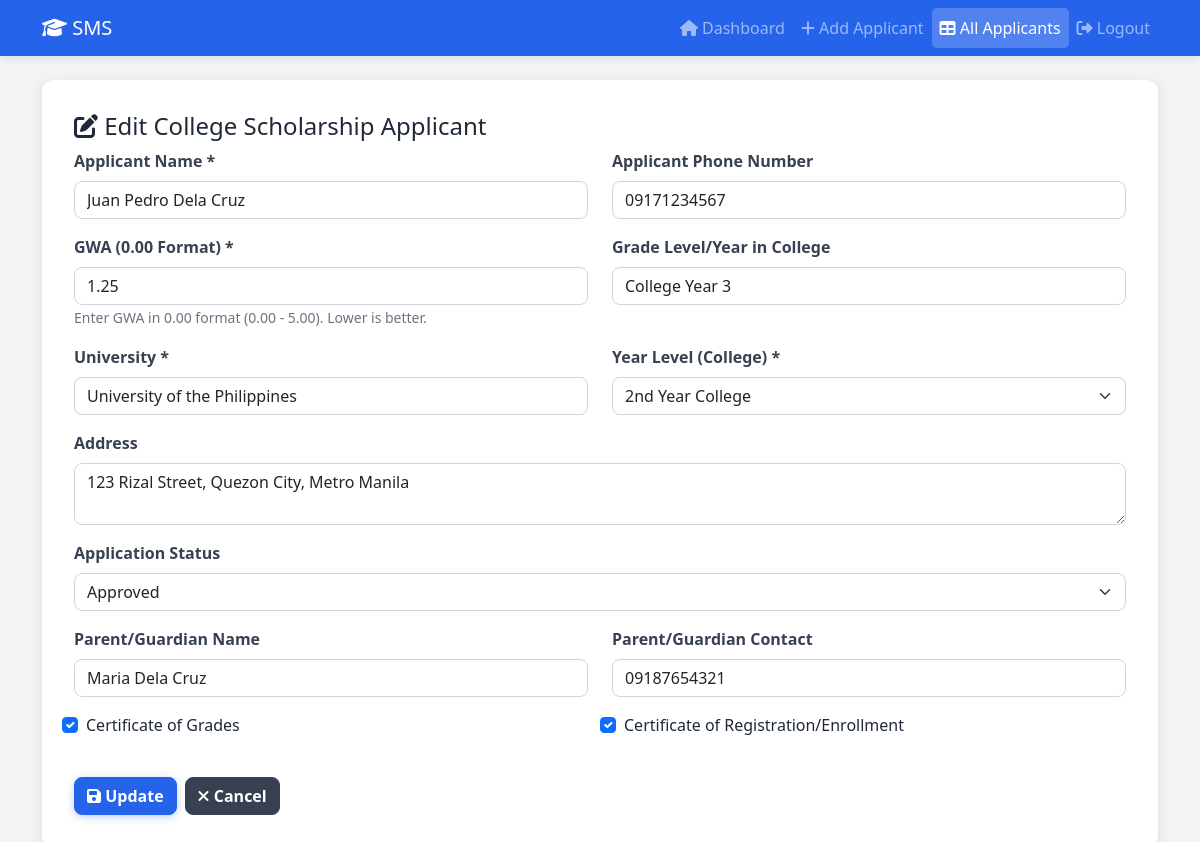
The app's page /edit.php?id=1 (signed in) with its own data.
### tables this page shows
CREATE TABLE IF NOT EXISTS scholarship_applications (
    id INT AUTO_INCREMENT PRIMARY KEY,
    applicant_name VARCHAR(100) NOT NULL,
    applicant_phone VARCHAR(20),
    gwa DECIMAL(3,2),
    grade_level VARCHAR(50),
    university VARCHAR(150),
    year_level ENUM('1st Year College', '2nd Year College', '3rd Year College', '4th Year College'),
    address TEXT,
    application_status ENUM('Pending', 'Under Review', 'Approved', 'Rejected', 'Requirements Incomplete') DEFAULT 'Pending',
    requirements_complete BOOLEAN DEFAULT 0,
    parent_guardian_name VARCHAR(100),
    parent_guardian_contact VARCHAR(20),
    certificate_of_grades_uploaded BOOLEAN DEFAULT 0,
    certificate_of_registration_uploaded BOOLEAN DEFAULT 0,
    last_updated TIMESTAMP DEFAULT CURRENT_TIMESTAMP ON UPDATE CURRENT_TIMESTAMP,
    completed_at TIMESTAMP NULL,
    created_at TIMESTAMP DEFAULT CURRENT_TIMESTAMP
);

### edit.php (the view, shortened to what this page needs)
<?php
require_once 'auth_check.php';
$id = $_GET['id'] ?? 0;
$stmt = $conn->prepare("SELECT * FROM scholarship_applications WHERE id = :id");
$stmt->execute(['id' => $id]);
$application = $stmt->fetch();
?>
<!DOCTYPE html>
<html lang="en">
<head>
    <link href="https://cdn.jsdelivr.net/npm/bootstrap@5.3.0/dist/css/bootstrap.min.css" rel="stylesheet">
    <link rel="stylesheet" href="https://cdnjs.cloudflare.com/ajax/libs/font-awesome/6.4.0/css/all.min.css">
    <link rel="stylesheet" href="css/style.css">
</head>
<body>
    <nav class="navbar navbar-expand-lg navbar-dark bg-blue">
        <div class="container">
            <a class="navbar-brand" href="dashboard.php"><i class="fas fa-graduation-cap"></i> SMS</a>
            <div class="collapse navbar-collapse">
                <ul class="navbar-nav ms-auto">
                    <li class="nav-item"><a class="nav-link" href="dashboard.php"><i class="fas fa-home"></i> Dashboard</a></li>
                    <?php if ($_SESSION['role'] == 'admin'): ?>
                    <li class="nav-item"><a class="nav-link" href="create.php"><i class="fas fa-plus"></i> Add Applicant</a></li>
                    <?php endif; ?>
                    <li class="nav-item"><a class="nav-link active" href="read.php"><i class="fas fa-table"></i>
                        <?php echo $_SESSION['role'] == 'applicant' ? 'My Applications' : 'All Applicants'; ?>
                    </a></li>
                    <li class="nav-item"><a class="nav-link" href="logout.php"><i class="fas fa-sign-out-alt"></i> Logout</a></li>
                </ul>
            </div>
        </div>
    </nav>
    <div class="container mt-4">
        <div class="content-card">
            <h4><i class="fas fa-edit"></i> Edit College Scholarship Applicant</h4>
            <form method="POST" action="">
                <div class="row">
                    <div class="col-md-6 mb-3">
                        <label class="form-label">Applicant Name *</label>
                        <input type="text" class="form-control" name="applicant_name" required value="<?php echo htmlspecialchars($application['applicant_name']); ?>">
                    </div>
                    <div class="col-md-6 mb-3">
                        <label class="form-label">Applicant Phone Number</label>
                        <input type="text" class="form-control" name="applicant_phone" value="<?php echo htmlspecialchars($application['applicant_phone']); ?>">
                    </div>
                </div>
                <div class="row">
                    <div class="col-md-6 mb-3">
                        <label class="form-label">GWA (0.00 Format) *</label>
                        <input type="number" step="0.01" class="form-control" name="gwa" required min="0.00" max="5.00" value="<?php echo number_format($application['gwa'], 2); ?>">
                        <small class="text-grey">Enter GWA in 0.00 format (0.00 - 5.00). Lower is better.</small>
                    </div>
                    <div class="col-md-6 mb-3">
                        <label class="form-label">Grade Level/Year in College</label>
                        <input type="text" class="form-control" name="grade_level" value="<?php echo htmlspecialchars($application['grade_level']); ?>">
                    </div>
                </div>
                <div class="row">
                    <div class="col-md-6 mb-3">
                        <label class="form-label">University *</label>
                        <input type="text" class="form-control" name="university" required value="<?php echo htmlspecialchars($application['university']); ?>">
                    </div>
                    <div class="col-md-6 mb-3">
                        <label class="form-label">Year Level (College) *</label>
                        <select class="form-select" name="year_level" required>
                            <option value="2nd Year College" <?php echo $application['year_level'] == '2nd Year College' ? 'selected' : ''; ?>>2nd Year College</option>
                        </select>
                    </div>
                </div>
                <div class="mb-3">
                    <label class="form-label">Address</label>
                    <textarea class="form-control" name="address" rows="2"><?php echo htmlspecialchars($application['address']); ?></textarea>
                </div>
                <div class="mb-3">
                    <label class="form-label">Application Status</label>
                    <select class="form-select" name="application_status">
                        <option value="Approved" <?php echo $application['application_status'] == 'Approved' ? 'selected' : ''; ?>>Approved</option>
                    </select>
                </div>
                <div class="row">
                    <div class="col-md-6 mb-3">
                        <label class="form-label">Parent/Guardian Name</label>
                        <input type="text" class="form-control" name="parent_guardian_name" value="<?php echo htmlspecialchars($application['parent_guardian_name']); ?>">
                    </div>
                    <div class="col-md-6 mb-3">
                        <label class="form-label">Parent/Guardian Contact</label>
                        <input type="text" class="form-control" name="parent_guardian_contact" value="<?php echo htmlspecialchars($application['parent_guardian_contact']); ?>">
                    </div>
                </div>
                <div class="row">
                    <div class="col-md-6 mb-3 form-check">
                        <input type="checkbox" class="form-check-input" id="certificate_of_grades" name="certificate_of_grades" <?php echo $application['certificate_of_grades_uploaded'] ? 'checked' : ''; ?>>
                        <label class="form-check-label" for="certificate_of_grades">Certificate of Grades</label>
                    </div>
                    <div class="col-md-6 mb-3 form-check">
                        <input type="checkbox" class="form-check-input" id="certificate_of_registration" name="certificate_of_registration" <?php echo $application['certificate_of_registration_uploaded'] ? 'checked' : ''; ?>>
                        <label class="form-check-label" for="certificate_of_registration">Certificate of Registration/Enrollment</label>
                    </div>
                </div>
                <div class="d-flex gap-2 mt-4">
                    <button type="submit" class="btn btn-primary"><i class="fas fa-save"></i> Update</button>
                    <a href="read.php" class="btn btn-secondary"><i class="fas fa-times"></i> Cancel</a>
                </div>
            </form>
        </div>
    </div>
</body>
</html>

### css/style.css (style rules this page uses)
:root { --primary-blue: #2563eb; --dark-blue: #1e40af; --light-blue: #dbeafe; --white: #ffffff; --grey: #6b7280; --light-grey: #f3f4f6; --dark-grey: #374151; --black: #1f2937; }
body { font-family: 'Segoe UI', Tahoma, Geneva, Verdana, sans-serif; background-color: var(--light-grey); color: var(--black); }
.text-grey { color: var(--grey); }
.bg-blue { background-color: var(--primary-blue) !important; box-shadow: 0 2px 10px rgba(0, 0, 0, 0.1); }
.nav-link.active { background-color: rgba(255, 255, 255, 0.2); border-radius: 5px; }
.content-card { background: var(--white); padding: 2rem; border-radius: 12px; box-shadow: 0 4px 15px rgba(0, 0, 0, 0.1); }
.form-label { font-weight: 600; color: var(--dark-grey); }
.form-control, .form-select { border: 1px solid #d1d5db; border-radius: 8px; transition: all 0.3s ease; }
.btn-primary { background-color: var(--primary-blue); border-color: var(--primary-blue); font-weight: 600; border-radius: 8px; box-shadow: 0 2px 8px rgba(37, 99, 235, 0.3); }
.btn-secondary { background-color: var(--dark-grey); border-color: var(--dark-grey); font-weight: 600; border-radius: 8px; }
.stat-card, .content-card, .welcome-section { animation: fadeIn 0.5s ease; }

### records on screen
scholarship_applications: applicant_name "Juan Pedro Dela Cruz", applicant_phone "09171234567", gwa "1.25", grade_level "College Year 3", university "University of the Philippines", year_level "2nd Year College", address "123 Rizal Street, Quezon City, Metro Manila", application_status "Approved", parent_guardian_name "Maria Dela Cruz", parent_guardian_contact "09187654321", certificate_of_grades_uploaded "☑", certificate_of_registration_uploaded "☑"
